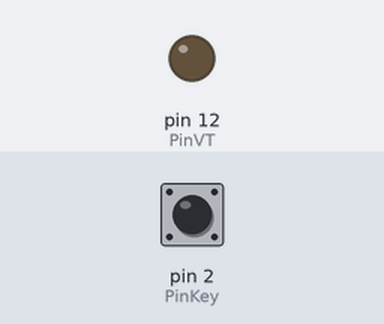
This sketch was run on a simulated Arduino Uno, built with avr-gcc and run on an emulated ATmega328P. On the bench: output pins drawn as LEDs (lit = HIGH). The test bench sets the inputs (shaded band); at power-on: pin 2 (PinKey) LOW.

Above: at 1.2 s.
1.3 s: pin 2 (PinKey) pulled HIGH for 0.15 s
At 1.37 s:
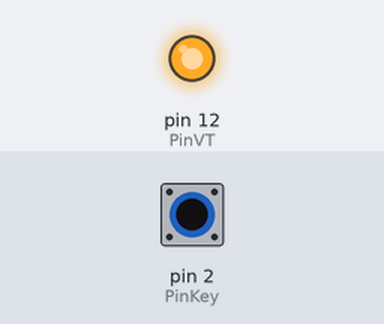
2.9 s: pin 2 (PinKey) pulled HIGH for 3.2 s
At 6.6 s:
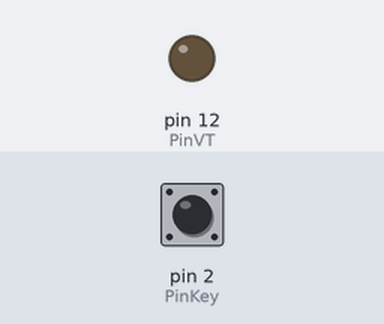
Timing chart, 0 to 8.1 s (numbered marks = the images above; inputs shaded):
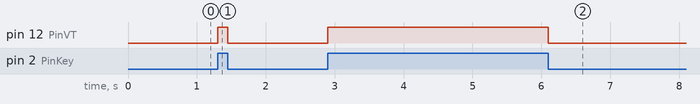

Measured:
- after the input at 1.3 s, pin 12 (PinVT): LOW → HIGH at once, → LOW 0.15 s later
- after the input at 2.9 s, pin 12 (PinVT): LOW → HIGH at once, → LOW 3.2 s later

The sketch:

Lesson_7.ino
```cpp
const int PinKey = 2;              // Создаём константу с номером вывода к которому подключена кнопка
const int PinVT  = 12;             // Создаём константу с номером вывода к которому подключены транзисторы
bool      Action = 0;              //  Создаём переменную типа bool для хранения состояния кнопки (1-нажата / 0-отпущена)

void setup(){                      //  Код внутри функции setup выполняется только 1 раз, при старте
    pinMode(PinKey, INPUT);        //  Конфигурируем вывод PinKey как вход
    pinMode(PinVT, OUTPUT);        //  Конфигурируем вывод PinVT как выход
}

void loop(){                       //  Код внутри функции loop выполняется постоянно
    Action = digitalRead(PinKey);  //  Считываем состояние со входа PinKey в Action
    digitalWrite(PinVT, Action);   //  Устанавливаем состояние Action на выходе PinVT
}
```
